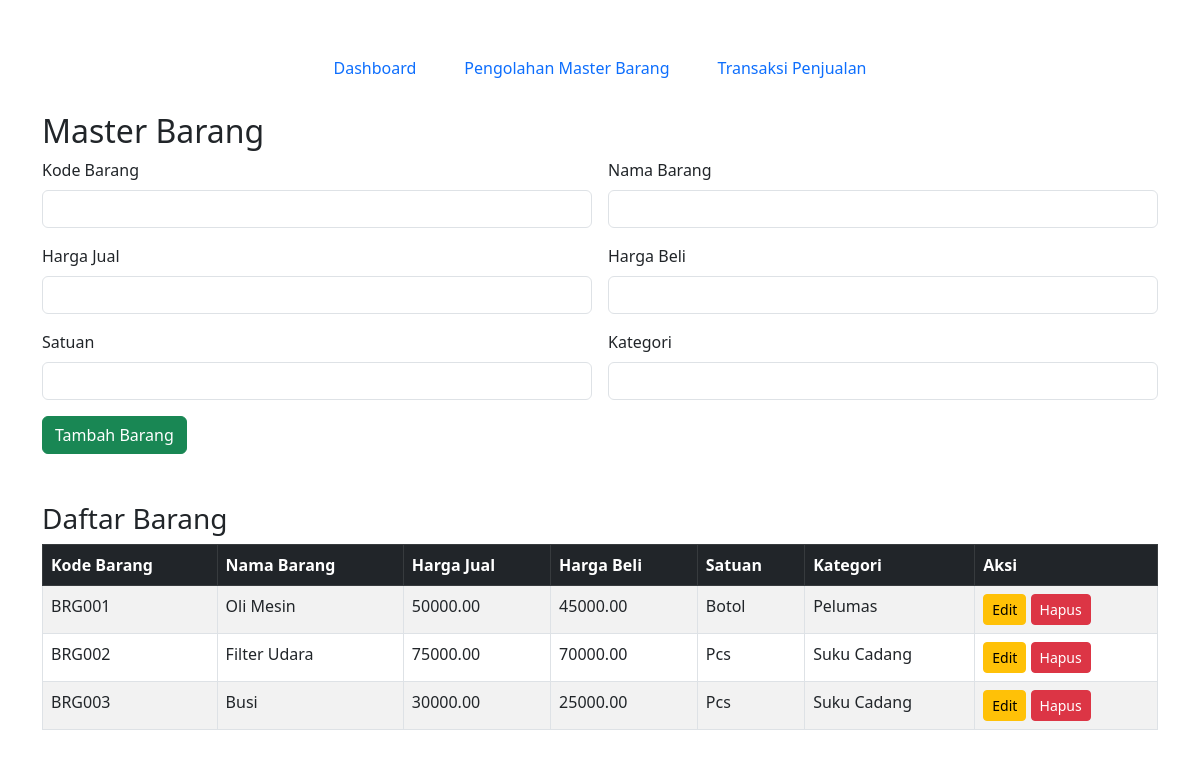
Screenshot of /master_barang.php with the database file from the repository.
### tables this page shows
CREATE TABLE `master_barang`  (
  `kode_barang` varchar(10) NOT NULL,
  `nama_barang` varchar(100) NOT NULL,
  `harga_jual` decimal(10, 2) NOT NULL,
  `harga_beli` decimal(10, 2) NOT NULL,
  `satuan` varchar(50) NULL DEFAULT NULL,
  `kategori` varchar(100) NULL DEFAULT NULL,
  PRIMARY KEY (`kode_barang`) USING BTREE
);

### master_barang.php (the view, shortened to what this page needs)
<?php include('conn.php');
$result = $conn->query("SELECT * FROM master_barang"); ?>
<!DOCTYPE html>
<html lang="en">
<head>
    <link href="https://cdn.jsdelivr.net/npm/bootstrap@5.3.0/dist/css/bootstrap.min.css" rel="stylesheet">
</head>
<body>
    <div class="container mt-5">
        <nav class="nav justify-content-center mb-4">
            <a class="nav-link btn btn-primary mx-2" href="index.php">Dashboard</a>
            <a class="nav-link btn btn-secondary mx-2" href="master_barang.php">Pengolahan Master Barang</a>
            <a class="nav-link btn btn-secondary mx-2" href="penjualan.php">Transaksi Penjualan</a>
        </nav>
        <h2>Master Barang</h2>
        <form method="POST" action="" class="row g-3">
            <div class="col-md-6">
                <label for="kode_barang" class="form-label">Kode Barang</label>
                <input type="text" class="form-control" id="kode_barang" name="kode_barang" required>
            </div>
            <div class="col-md-6">
                <label for="nama_barang" class="form-label">Nama Barang</label>
                <input type="text" class="form-control" id="nama_barang" name="nama_barang" required>
            </div>
            <div class="col-md-6">
                <label for="harga_jual" class="form-label">Harga Jual</label>
                <input type="number" class="form-control" id="harga_jual" name="harga_jual" required min="0" step="0.01">
            </div>
            <div class="col-md-6">
                <label for="harga_beli" class="form-label">Harga Beli</label>
                <input type="number" class="form-control" id="harga_beli" name="harga_beli" required min="0" step="0.01">
            </div>
            <div class="col-md-6">
                <label for="satuan" class="form-label">Satuan</label>
                <input type="text" class="form-control" id="satuan" name="satuan" required>
            </div>
            <div class="col-md-6">
                <label for="kategori" class="form-label">Kategori</label>
                <input type="text" class="form-control" id="kategori" name="kategori" required>
            </div>
            <div class="col-12">
                <button type="submit" name="add" class="btn btn-success">Tambah Barang</button>
            </div>
        </form>
        <h3 class="mt-5">Daftar Barang</h3>
        <table class="table table-bordered table-striped table-hover">
            <thead class="table-dark">
                <tr>
                    <th>Kode Barang</th>
                    <th>Nama Barang</th>
                    <th>Harga Jual</th>
                    <th>Harga Beli</th>
                    <th>Satuan</th>
                    <th>Kategori</th>
                    <th>Aksi</th>
                </tr>
            </thead>
            <tbody>
                <?php foreach ($result as $key => $row) { ?>
                    <tr>
                        <td><?= htmlspecialchars($row['kode_barang']); ?></td>
                        <td><?= htmlspecialchars($row['nama_barang']); ?></td>
                        <td><?= htmlspecialchars($row['harga_jual']); ?></td>
                        <td><?= htmlspecialchars($row['harga_beli']); ?></td>
                        <td><?= htmlspecialchars($row['satuan']); ?></td>
                        <td><?= htmlspecialchars($row['kategori']); ?></td>
                        <td>
                            <a href="edit_barang.php?kode_barang=<?= $row['kode_barang']; ?>" class="btn btn-warning btn-sm">Edit</a>
                            <a href="?delete=true&kode_barang=<?= $row['kode_barang']; ?>" class="btn btn-danger btn-sm" onclick="return confirm('Yakin ingin menghapus?')">Hapus</a>
                        </td>
                    </tr>
                <?php } ?>
            </tbody>
        </table>
    </div>
</body>
</html>

### rows the page displays
master_barang: kode_barang "BRG001", nama_barang "Oli Mesin", harga_jual "50000.00", harga_beli "45000.00", satuan "Botol", kategori "Pelumas"
master_barang: kode_barang "BRG002", nama_barang "Filter Udara", harga_jual "75000.00", harga_beli "70000.00", satuan "Pcs", kategori "Suku Cadang"
master_barang: kode_barang "BRG003", nama_barang "Busi", harga_jual "30000.00", harga_beli "25000.00", satuan "Pcs", kategori "Suku Cadang"
